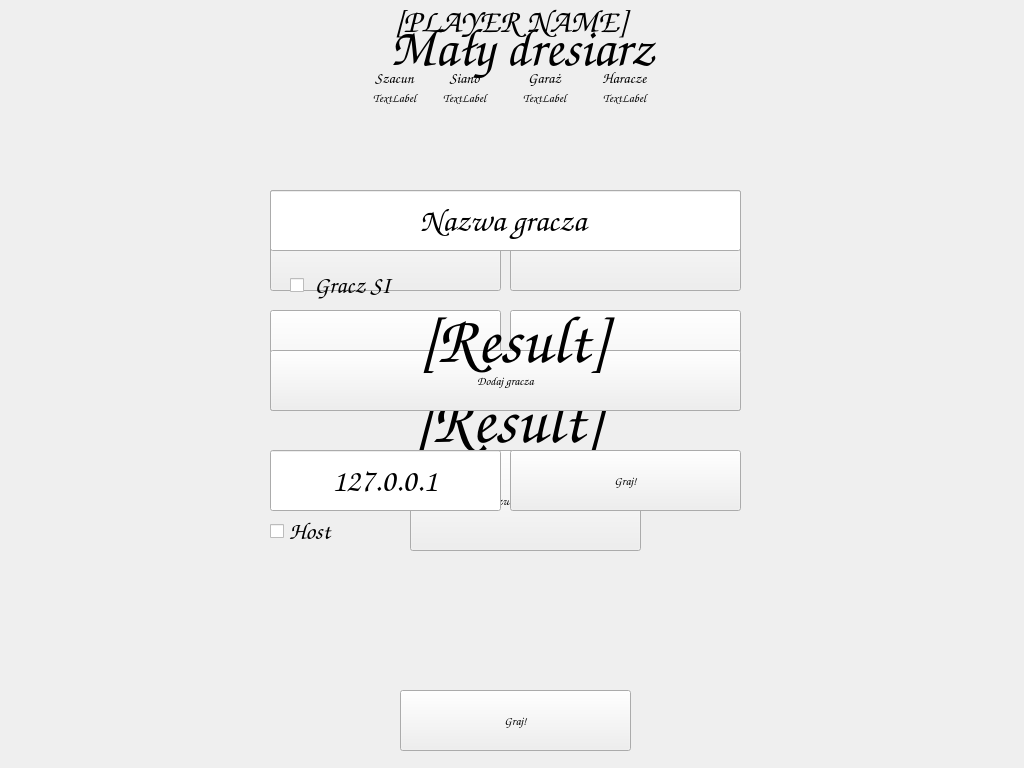
<?xml version="1.0" encoding="UTF-8"?>
<ui version="4.0">
 <class>MainWindow</class>
 <widget class="QMainWindow" name="MainWindow">
  <property name="geometry">
   <rect>
    <x>0</x>
    <y>0</y>
    <width>1024</width>
    <height>768</height>
   </rect>
  </property>
  <property name="windowTitle">
   <string>MainWindow</string>
  </property>
  <widget class="QWidget" name="centralwidget">
   <widget class="QWidget" name="GameplayWidget" native="true">
    <property name="geometry">
     <rect>
      <x>0</x>
      <y>0</y>
      <width>1024</width>
      <height>768</height>
     </rect>
    </property>
    <widget class="QLabel" name="PlayerLabel">
     <property name="geometry">
      <rect>
       <x>0</x>
       <y>0</y>
       <width>1024</width>
       <height>41</height>
      </rect>
     </property>
     <property name="font">
      <font>
       <family>Comic Sans MS</family>
       <pointsize>25</pointsize>
      </font>
     </property>
     <property name="text">
      <string>[PLAYER NAME]</string>
     </property>
     <property name="alignment">
      <set>Qt::AlignCenter</set>
     </property>
    </widget>
    <widget class="QPushButton" name="LansButton">
     <property name="geometry">
      <rect>
       <x>270</x>
       <y>190</y>
       <width>231</width>
       <height>101</height>
      </rect>
     </property>
     <property name="font">
      <font>
       <family>Comic Sans MS</family>
      </font>
     </property>
     <property name="text">
      <string>Lansuj się</string>
     </property>
    </widget>
    <widget class="QPushButton" name="RobotaButton">
     <property name="geometry">
      <rect>
       <x>510</x>
       <y>190</y>
       <width>231</width>
       <height>101</height>
      </rect>
     </property>
     <property name="font">
      <font>
       <family>Comic Sans MS</family>
      </font>
     </property>
     <property name="text">
      <string>Do roboty!</string>
     </property>
    </widget>
    <widget class="QPushButton" name="HaraczButton">
     <property name="geometry">
      <rect>
       <x>270</x>
       <y>310</y>
       <width>231</width>
       <height>101</height>
      </rect>
     </property>
     <property name="font">
      <font>
       <family>Comic Sans MS</family>
      </font>
     </property>
     <property name="text">
      <string>Napadnij na sklep</string>
     </property>
    </widget>
    <widget class="QPushButton" name="BMWButton">
     <property name="geometry">
      <rect>
       <x>510</x>
       <y>310</y>
       <width>231</width>
       <height>101</height>
      </rect>
     </property>
     <property name="font">
      <font>
       <family>Comic Sans MS</family>
      </font>
     </property>
     <property name="text">
      <string>Ukradnij BMW</string>
     </property>
    </widget>
    <widget class="QPushButton" name="IvanButton">
     <property name="geometry">
      <rect>
       <x>410</x>
       <y>450</y>
       <width>231</width>
       <height>101</height>
      </rect>
     </property>
     <property name="font">
      <font>
       <family>Comic Sans MS</family>
      </font>
     </property>
     <property name="text">
      <string>Dzwoń po Ivana</string>
     </property>
    </widget>
    <widget class="QLabel" name="SzacunLabel">
     <property name="geometry">
      <rect>
       <x>370</x>
       <y>90</y>
       <width>49</width>
       <height>16</height>
      </rect>
     </property>
     <property name="font">
      <font>
       <family>Comic Sans MS</family>
      </font>
     </property>
     <property name="text">
      <string>TextLabel</string>
     </property>
     <property name="alignment">
      <set>Qt::AlignCenter</set>
     </property>
    </widget>
    <widget class="QLabel" name="KasaLabel">
     <property name="geometry">
      <rect>
       <x>440</x>
       <y>90</y>
       <width>49</width>
       <height>16</height>
      </rect>
     </property>
     <property name="font">
      <font>
       <family>Comic Sans MS</family>
      </font>
     </property>
     <property name="text">
      <string>TextLabel</string>
     </property>
     <property name="alignment">
      <set>Qt::AlignCenter</set>
     </property>
    </widget>
    <widget class="QLabel" name="BMLabel">
     <property name="geometry">
      <rect>
       <x>520</x>
       <y>90</y>
       <width>49</width>
       <height>16</height>
      </rect>
     </property>
     <property name="font">
      <font>
       <family>Comic Sans MS</family>
      </font>
     </property>
     <property name="text">
      <string>TextLabel</string>
     </property>
     <property name="alignment">
      <set>Qt::AlignCenter</set>
     </property>
    </widget>
    <widget class="QLabel" name="HaraczLabel">
     <property name="geometry">
      <rect>
       <x>600</x>
       <y>90</y>
       <width>49</width>
       <height>16</height>
      </rect>
     </property>
     <property name="font">
      <font>
       <family>Comic Sans MS</family>
      </font>
     </property>
     <property name="text">
      <string>TextLabel</string>
     </property>
     <property name="alignment">
      <set>Qt::AlignCenter</set>
     </property>
    </widget>
    <widget class="QLabel" name="BMLabel_2">
     <property name="geometry">
      <rect>
       <x>520</x>
       <y>70</y>
       <width>49</width>
       <height>16</height>
      </rect>
     </property>
     <property name="font">
      <font>
       <family>Comic Sans MS</family>
       <pointsize>11</pointsize>
      </font>
     </property>
     <property name="text">
      <string>Garaż</string>
     </property>
     <property name="alignment">
      <set>Qt::AlignCenter</set>
     </property>
    </widget>
    <widget class="QLabel" name="HaraczLabel_2">
     <property name="geometry">
      <rect>
       <x>600</x>
       <y>70</y>
       <width>49</width>
       <height>16</height>
      </rect>
     </property>
     <property name="font">
      <font>
       <family>Comic Sans MS</family>
       <pointsize>11</pointsize>
      </font>
     </property>
     <property name="text">
      <string>Haracze</string>
     </property>
     <property name="alignment">
      <set>Qt::AlignCenter</set>
     </property>
    </widget>
    <widget class="QLabel" name="KasaLabel_2">
     <property name="geometry">
      <rect>
       <x>440</x>
       <y>70</y>
       <width>49</width>
       <height>16</height>
      </rect>
     </property>
     <property name="font">
      <font>
       <family>Comic Sans MS</family>
       <pointsize>11</pointsize>
      </font>
     </property>
     <property name="text">
      <string>Siano</string>
     </property>
     <property name="alignment">
      <set>Qt::AlignCenter</set>
     </property>
    </widget>
    <widget class="QLabel" name="SzacunLabel_2">
     <property name="geometry">
      <rect>
       <x>370</x>
       <y>70</y>
       <width>49</width>
       <height>16</height>
      </rect>
     </property>
     <property name="font">
      <font>
       <family>Comic Sans MS</family>
       <pointsize>11</pointsize>
      </font>
     </property>
     <property name="text">
      <string>Szacun</string>
     </property>
     <property name="alignment">
      <set>Qt::AlignCenter</set>
     </property>
    </widget>
   </widget>
   <widget class="QWidget" name="GameResultWidget" native="true">
    <property name="geometry">
     <rect>
      <x>0</x>
      <y>0</y>
      <width>1024</width>
      <height>768</height>
     </rect>
    </property>
    <widget class="QLabel" name="ResultLabel">
     <property name="geometry">
      <rect>
       <x>0</x>
       <y>240</y>
       <width>1021</width>
       <height>361</height>
      </rect>
     </property>
     <property name="font">
      <font>
       <family>Comic Sans MS</family>
       <pointsize>50</pointsize>
      </font>
     </property>
     <property name="frameShape">
      <enum>QFrame::NoFrame</enum>
     </property>
     <property name="text">
      <string>[Result]</string>
     </property>
     <property name="alignment">
      <set>Qt::AlignCenter</set>
     </property>
    </widget>
   </widget>
   <widget class="QWidget" name="PlayerCreationWidget" native="true">
    <property name="geometry">
     <rect>
      <x>10</x>
      <y>10</y>
      <width>1024</width>
      <height>768</height>
     </rect>
    </property>
    <widget class="QLineEdit" name="PlayerNameEdit">
     <property name="geometry">
      <rect>
       <x>260</x>
       <y>180</y>
       <width>471</width>
       <height>61</height>
      </rect>
     </property>
     <property name="font">
      <font>
       <family>Comic Sans MS</family>
       <pointsize>24</pointsize>
      </font>
     </property>
     <property name="text">
      <string>Nazwa gracza</string>
     </property>
     <property name="maxLength">
      <number>32</number>
     </property>
     <property name="frame">
      <bool>true</bool>
     </property>
     <property name="alignment">
      <set>Qt::AlignCenter</set>
     </property>
    </widget>
    <widget class="QCheckBox" name="isRobotCheckbox">
     <property name="geometry">
      <rect>
       <x>280</x>
       <y>260</y>
       <width>235</width>
       <height>31</height>
      </rect>
     </property>
     <property name="font">
      <font>
       <family>Comic Sans MS</family>
       <pointsize>18</pointsize>
      </font>
     </property>
     <property name="text">
      <string> Gracz SI</string>
     </property>
    </widget>
    <widget class="QPushButton" name="addPlayerButton">
     <property name="geometry">
      <rect>
       <x>260</x>
       <y>340</y>
       <width>471</width>
       <height>61</height>
      </rect>
     </property>
     <property name="font">
      <font>
       <family>Comic Sans MS</family>
      </font>
     </property>
     <property name="text">
      <string>Dodaj gracza</string>
     </property>
    </widget>
    <widget class="QPushButton" name="endCreationButton">
     <property name="geometry">
      <rect>
       <x>500</x>
       <y>440</y>
       <width>231</width>
       <height>61</height>
      </rect>
     </property>
     <property name="font">
      <font>
       <family>Comic Sans MS</family>
      </font>
     </property>
     <property name="text">
      <string>Graj!</string>
     </property>
    </widget>
    <widget class="QLineEdit" name="ServerIP">
     <property name="geometry">
      <rect>
       <x>260</x>
       <y>440</y>
       <width>231</width>
       <height>61</height>
      </rect>
     </property>
     <property name="font">
      <font>
       <family>Comic Sans MS</family>
       <pointsize>24</pointsize>
      </font>
     </property>
     <property name="text">
      <string>127.0.0.1</string>
     </property>
     <property name="maxLength">
      <number>32</number>
     </property>
     <property name="frame">
      <bool>true</bool>
     </property>
     <property name="alignment">
      <set>Qt::AlignCenter</set>
     </property>
    </widget>
    <widget class="QCheckBox" name="isHostCheckbox">
     <property name="geometry">
      <rect>
       <x>260</x>
       <y>501</y>
       <width>235</width>
       <height>41</height>
      </rect>
     </property>
     <property name="font">
      <font>
       <family>Comic Sans MS</family>
       <pointsize>18</pointsize>
      </font>
     </property>
     <property name="text">
      <string>Host</string>
     </property>
    </widget>
    <widget class="QLabel" name="GameLabel">
     <property name="geometry">
      <rect>
       <x>0</x>
       <y>0</y>
       <width>1024</width>
       <height>75</height>
      </rect>
     </property>
     <property name="font">
      <font>
       <family>Comic Sans MS</family>
       <pointsize>40</pointsize>
       <bold>true</bold>
      </font>
     </property>
     <property name="text">
      <string>Mały dresiarz</string>
     </property>
     <property name="alignment">
      <set>Qt::AlignCenter</set>
     </property>
    </widget>
   </widget>
   <widget class="QWidget" name="PlayerWaitingForGame" native="true">
    <property name="geometry">
     <rect>
      <x>10</x>
      <y>10</y>
      <width>1024</width>
      <height>768</height>
     </rect>
    </property>
    <widget class="QLabel" name="WaitingLabel">
     <property name="geometry">
      <rect>
       <x>10</x>
       <y>0</y>
       <width>991</width>
       <height>661</height>
      </rect>
     </property>
     <property name="font">
      <font>
       <family>Comic Sans MS</family>
       <pointsize>50</pointsize>
      </font>
     </property>
     <property name="frameShape">
      <enum>QFrame::NoFrame</enum>
     </property>
     <property name="text">
      <string>[Result]</string>
     </property>
     <property name="alignment">
      <set>Qt::AlignCenter</set>
     </property>
    </widget>
    <widget class="QPushButton" name="StartGameButton">
     <property name="geometry">
      <rect>
       <x>390</x>
       <y>680</y>
       <width>231</width>
       <height>61</height>
      </rect>
     </property>
     <property name="font">
      <font>
       <family>Comic Sans MS</family>
      </font>
     </property>
     <property name="text">
      <string>Graj!</string>
     </property>
    </widget>
   </widget>
  </widget>
 </widget>
 <resources/>
 <connections/>
</ui>
